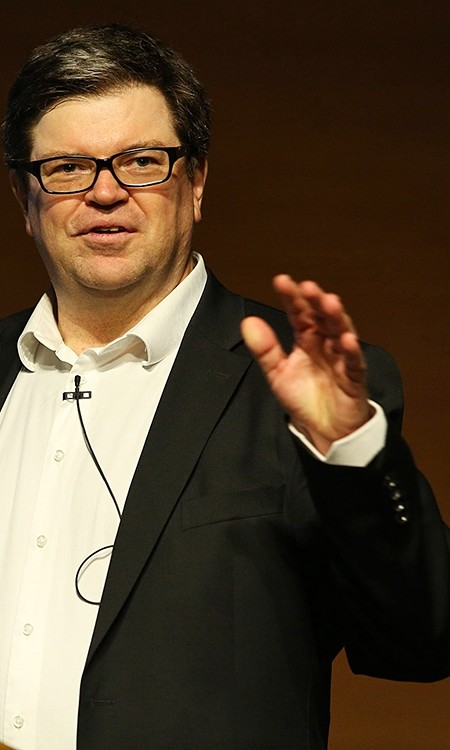
#> input picture test.jpg, 450 x 750 px
$ python opencv-conv.py
#> lines starting #> are read from the running program, lines starting #| are printed output that depends on the picture
#coding=utf-8

import matplotlib.pyplot as plt
import pylab
import cv2
import numpy as np

img = plt.imread("test.jpg")
#> img is the input picture: shape (750, 450, 3); mean R, G, B 85.4, 69.1, 50

plt.imshow(img)
pylab.show()

#这个是设置的滤波，也就是卷积核
fil = np.array([[ -1,-1, 0],
                [ -1, 0, 1],
                [  0, 1, 1]])

res = cv2.filter2D(img,-1,fil)
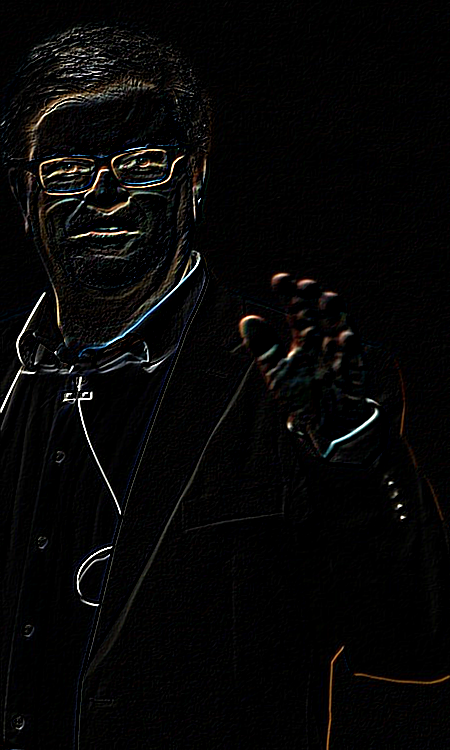
#> res: shape (750, 450, 3); mean R, G, B 7.4, 7, 6.7

plt.imshow(res)
plt.imsave("res.jpg",res)
pylab.show()
